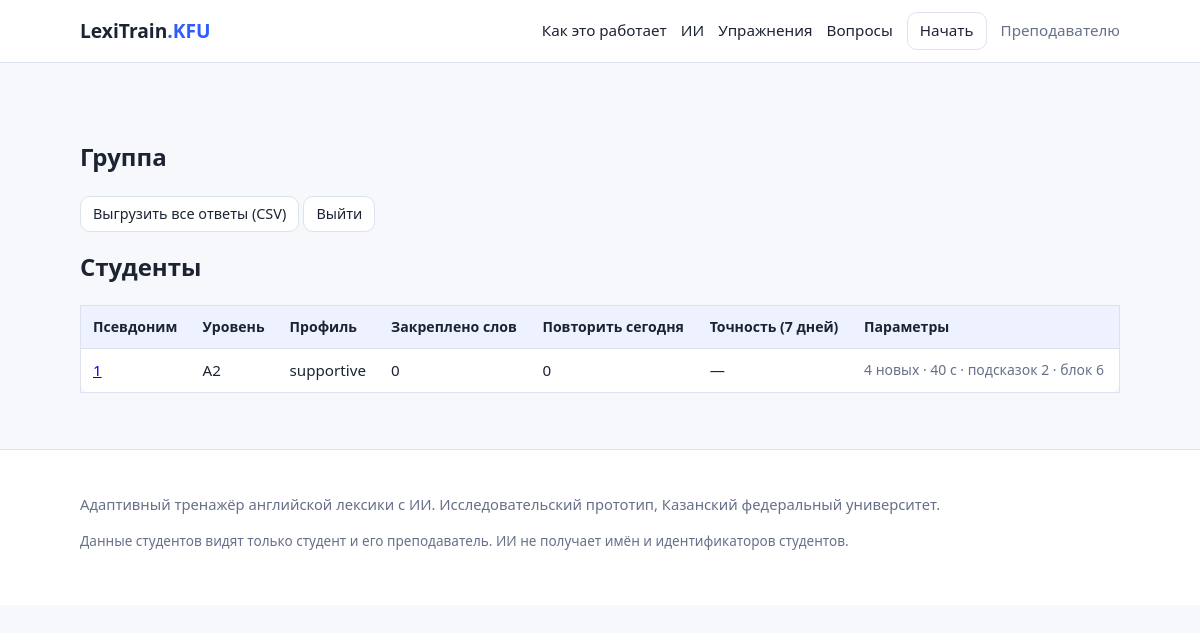
/teacher (signed in), run on the app's committed database.
### tables this page shows
CREATE TABLE students (
    alias TEXT PRIMARY KEY,
    created_at TEXT NOT NULL,
    consent_at TEXT,
    level TEXT,
    profile TEXT,
    params_json TEXT
);

### app.py (the view)
    @app.route("/teacher")
    @teacher_required
    def teacher_dashboard():
        import json as _json
        db = dbm.get_db()
        students = db.execute("SELECT * FROM students ORDER BY alias").fetchall()
        stats = []
        for st in students:
            acc, n = srs.accuracy_since(db, st["alias"], 7)
            fluent = srs.fluent_words(db, st["alias"])
            due = srs.due_words(db, st["alias"])
            pending = db.execute(
                "SELECT * FROM recommendations WHERE alias=? AND status='pending' ORDER BY id DESC",
                (st["alias"],),
            ).fetchall()
            params = _json.loads(st["params_json"]) if st["params_json"] else {}
            stats.append(
                {
                    "student": st,
                    "accuracy": acc,
                    "answers_n": n,
                    "fluent": len(fluent),
                    "due": len(due),
                    "params": params,
                    "pending": pending,
                }
            )
        all_pending = db.execute(
            "SELECT * FROM recommendations WHERE status='pending' ORDER BY id DESC"
        ).fetchall()
        return render_template("teacher_dashboard.html", stats=stats, pending=all_pending)

### app.py (called while the page is built)
def current_alias():
    return session.get("alias")

def teacher_required(f):
    @wraps(f)
    def wrapper(*args, **kwargs):
        if not session.get("is_teacher"):
            return redirect(url_for("teacher_login"))
        return f(*args, **kwargs)
    return wrapper

### trainer/db.py (called while the page is built)
def get_db():
    if "db" not in g:
        g.db = sqlite3.connect(current_app.config["DATABASE"])
        g.db.row_factory = sqlite3.Row
        g.db.execute("PRAGMA foreign_keys = ON")
    return g.db

### trainer/srs.py (called while the page is built)
def _today():
    return date.today()

def due_words(db, alias):
    rows = db.execute(
        """SELECT * FROM srs WHERE alias=? AND due_date<=? ORDER BY box, due_date""",
        (alias, _today().isoformat()),
    ).fetchall()
    return rows

def fluent_words(db, alias):
    conf = RULES["srs"]
    rows = db.execute(
        "SELECT * FROM srs WHERE alias=? AND box>=?",
        (alias, conf["fluent_box"]),
    ).fetchall()
    return rows

def accuracy_since(db, alias, days=7):
    since = (_today() - timedelta(days=days)).isoformat()
    row = db.execute(
        """SELECT COUNT(*) AS n, COALESCE(SUM(correct),0) AS c
           FROM answers WHERE alias=? AND created_at>=?""",
        (alias, since),
    ).fetchone()
    if not row or row["n"] == 0:
        return None, 0
    return row["c"] / row["n"], row["n"]

### templates/teacher_dashboard.html (shortened to what this page needs)
{% extends "base.html" %}
{% block content %}
<section class="section">
  <div class="container">
    <h1>Группа</h1>
    <p>
      <a class="btn btn-small" href="{{ url_for('teacher_export_all') }}">Выгрузить все ответы (CSV)</a>
      <a class="btn btn-small" href="{{ url_for('teacher_logout') }}">Выйти</a>
    </p>
    <h2>Студенты</h2>
    {% if not stats %}
      <p class="muted">Пока никто не прошёл диагностику. Раздайте студентам ссылку <code>/start</code>.</p>
    {% else %}
    <div class="table-wrap">
      <table>
        <tr>
          <th>Псевдоним</th><th>Уровень</th><th>Профиль</th>
          <th>Закреплено слов</th><th>Повторить сегодня</th>
          <th>Точность (7 дней)</th><th>Параметры</th>
        </tr>
        {% for s in stats %}
        <tr>
          <td><a href="{{ url_for('teacher_student', alias=s.student.alias) }}">{{ s.student.alias }}</a></td>
          <td>{{ s.student.level or '—' }}</td>
          <td>{{ s.student.profile or '—' }}</td>
          <td>{{ s.fluent }}</td>
          <td>{{ s.due }}</td>
          <td>{% if s.accuracy is not none %}{{ '%.0f' | format(s.accuracy * 100) }}% ({{ s.answers_n }}){% else %}—{% endif %}</td>
          <td class="muted">
            {{ s.params.get('new_words', '—') }} новых ·
            {{ s.params.get('answer_limit_sec', '—') }} с ·
            подсказок {{ s.params.get('hints', '—') }} ·
            блок {{ s.params.get('block_length', '—') }}
          </td>
        </tr>
        {% endfor %}
      </table>
    </div>
    {% endif %}
  </div>
</section>
{% endblock %}

### static/css/style.css (style rules this page uses)
:root { --bg: #f7f8fb; --surface: #ffffff; --text: #1c2333; --muted: #67708a; --primary: #2f5cff; --primary-dark: #2348cc; --accent: #eef2ff; --ok: #137a4b; --ok-bg: #e6f7ef; --bad: #b3261e; --bad-bg: #fdecea; --warn: #8a5a00; --warn-bg: #fff4dc; --border: #dde2ef; --radius: 12px; }
* { box-sizing: border-box; }
body { margin: 0; font-family: "Segoe UI", system-ui, -apple-system, sans-serif; background: var(--bg); color: var(--text); line-height: 1.55; }
.container { max-width: 1080px; margin: 0 auto; padding: 0 20px; }
.muted { color: var(--muted); font-size: 0.92em; }
.btn { display: inline-block; background: var(--surface); color: var(--text); border: 1px solid var(--border); border-radius: 10px; padding: 10px 18px; font-size: 1rem; cursor: pointer; text-decoration: none; }
.btn-small { padding: 6px 12px; font-size: 0.9rem; }
.section { padding: 56px 0; }
.section h2 { margin-top: 0; }
.table-wrap { overflow-x: auto; }
table { width: 100%; border-collapse: collapse; background: var(--surface); border: 1px solid var(--border); border-radius: var(--radius); font-size: 0.95rem; }
th, td { text-align: left; padding: 10px 12px; border-bottom: 1px solid var(--border); vertical-align: top; }
th { background: var(--accent); font-size: 0.88rem; }

### data on the page
students: student.alias "1", student "A2", student "supportive"

### other printed values
{{ s.fluent }} "0"
{{ s.due }} "0"
{{ s.params.get('new_words', '—') }} "4"
{{ s.params.get('answer_limit_sec', '—') }} "40"
{{ s.params.get('hints', '—') }} "2"
{{ s.params.get('block_length', '—') }} "6"
